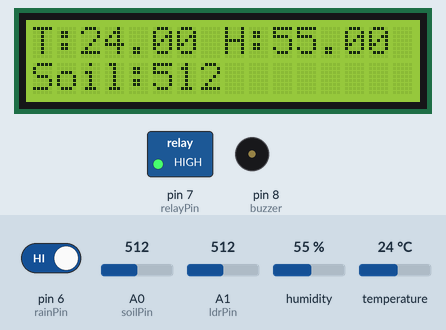
Bench run of a sketch on a simulated Arduino Uno, built with avr-gcc and run on an emulated ATmega328P. Shown: 16×2 character LCD, switched loads named in the sketch (green lamp = pin HIGH), buzzer (waves = sounding, pin HIGH). Inputs (shaded band) come from the test bench; at power-on: A0 (soilPin) = 512, pin 6 (rainPin) HIGH, humidity 55 %, A1 (ldrPin) = 512, temperature 24 °C. What the sketch prints to the serial monitor is not drawn.

Above: at 1.2 s.
1.3 s: A0 (soilPin) set to 736
At 6.5 s:
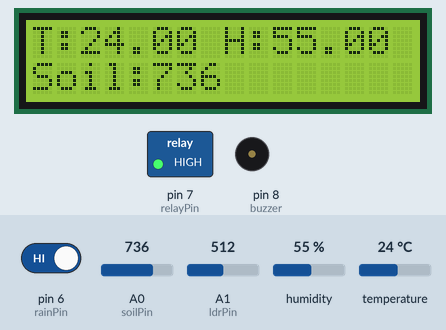
13.3 s: A0 (soilPin) set to 766
At 23.0 s:
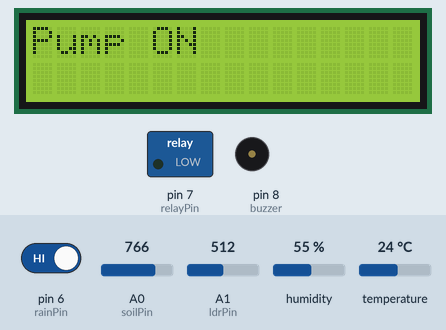
25.3 s: pin 6 (rainPin) driven LOW
At 29.4 s:
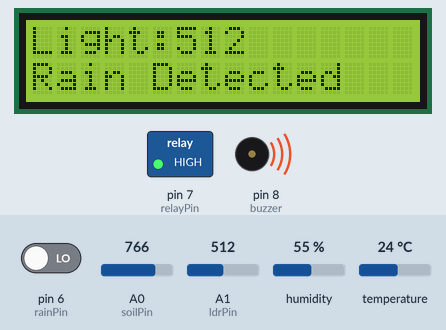
37.3 s: humidity set to 22 %
At 44.0 s:
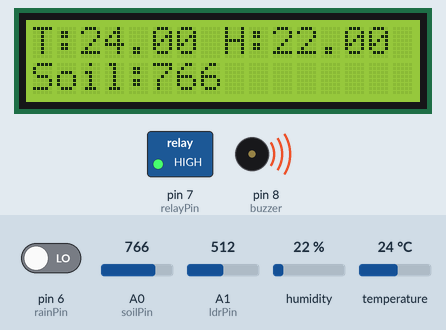
46.2 s: A1 (ldrPin) set to 716
At 53.9 s:
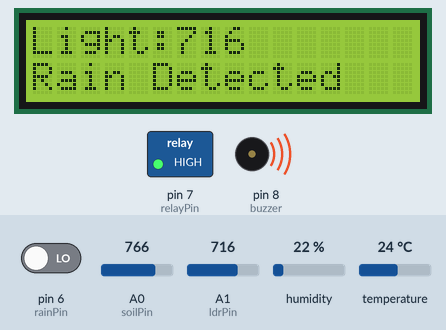
56.3 s: A0 (soilPin) set to 716
At 63.5 s:
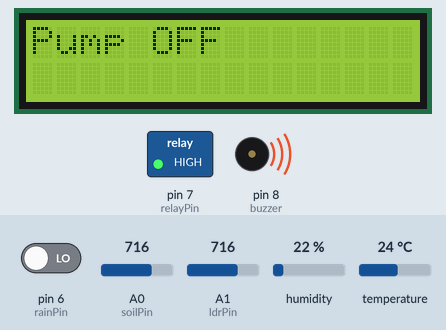
Timing chart, 0 to 65.0 s (numbered marks = the images above; inputs shaded):
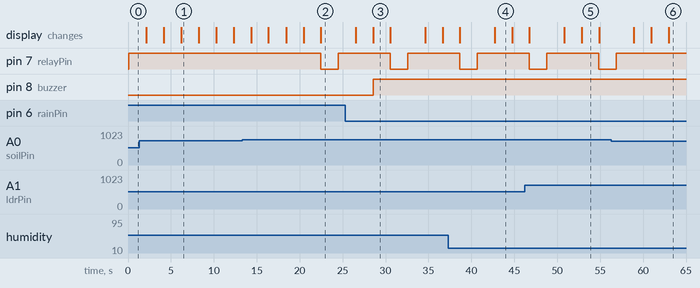

Measured:
- the behaviour switches between 750 and 751 on A0 (soilPin) (found by bisection; images 1 and 2)
- after the input at 13.3 s, pin 7 (relayPin): HIGH → LOW after 9.2 s, → HIGH 2.0 s later
- after the input at 25.3 s, pin 8 (buzzer): LOW → HIGH after 3.2 s; the display: first differs from a run without the input after 3.2 s (image 3)
- after the input at 56.3 s, pin 7 (relayPin): goes on until 56.9 s, then stays HIGH
- what the display in image 1 shows lasts 2.0 s, from 6.2 s to 8.2 s

The sketch:

Hardware.ino
```cpp
#include <Wire.h>
#include <LiquidCrystal_I2C.h>
#include <DHT.h>

// DHT setup
#define DHTPIN 2
#define DHTTYPE DHT11
DHT dht(DHTPIN, DHTTYPE);

// LCD setup
LiquidCrystal_I2C lcd(0x27, 16, 2);

// Pins
int soilPin = A0;
int ldrPin = A1;
int rainPin = 6;
int buzzer = 8;
int relayPin = 7;

// ONLY condition value
int dryValue = 750;

void setup() {

  Serial.begin(9600);

  dht.begin();
  lcd.init();
  lcd.backlight();

  pinMode(rainPin, INPUT);
  pinMode(buzzer, OUTPUT);
  pinMode(relayPin, OUTPUT);

  digitalWrite(relayPin, HIGH); // pump OFF
}

void loop() {

  float temp = dht.readTemperature();
  float hum = dht.readHumidity();

  int soil = analogRead(soilPin);
  int light = analogRead(ldrPin);
  int rain = digitalRead(rainPin);

  // -------- SERIAL OUTPUT --------
  // Serial.print("Temp:");
  // Serial.print(temp);

  // Serial.print(" | Hum:");
  // Serial.print(hum);

  // Serial.print(" | Soil:");
  // Serial.print(soil);

  // Serial.print(" | Light:");
  // Serial.print(light);

  // Serial.print(" | Rain:");
  // Serial.print(rain);

  // Serial.print(" | Pump:");
  // Serial.println(soil > dryValue ? "ON" : "OFF");

Serial.print(temp);
Serial.print(",");

Serial.print(hum);
Serial.print(",");

Serial.print(soil);
Serial.print(",");

Serial.print(light);
Serial.print(",");

Serial.print(rain);
Serial.print(",");

Serial.println(soil > dryValue ? 1 : 0);  // pump (1/0)


  // -------- LCD DISPLAY 1 --------
  lcd.clear();
  lcd.setCursor(0,0);
  lcd.print("T:");
  lcd.print(temp);
  lcd.print(" H:");
  lcd.print(hum);

  lcd.setCursor(0,1);
  lcd.print("Soil:");
  lcd.print(soil);
  lcd.print("   ");

  delay(2000);

  // -------- LCD DISPLAY 2 --------
  lcd.clear();
  lcd.setCursor(0,0);
  lcd.print("Light:");
  lcd.print(light);
  lcd.print("   ");

  lcd.setCursor(0,1);
  lcd.print(rain == 0 ? "Rain Detected " : "No Rain       ");

  // -------- BUZZER --------
  if(rain == 0)
    digitalWrite(buzzer, HIGH);
  else
    digitalWrite(buzzer, LOW);

  delay(2000);

  // -------- PUMP CONTROL --------
  lcd.clear();
  lcd.setCursor(0,0);

  if(soil > dryValue)   // ONLY condition
  {
    digitalWrite(relayPin, LOW);   // Pump ON
    lcd.print("Pump ON        ");

    delay(2000);   // run pump for 2 seconds ONLY

    digitalWrite(relayPin, HIGH);  // Pump OFF after time
  }
  else
  {
    digitalWrite(relayPin, HIGH);  // always OFF
    lcd.print("Pump OFF       ");
  }

  delay(2000);
}
```
